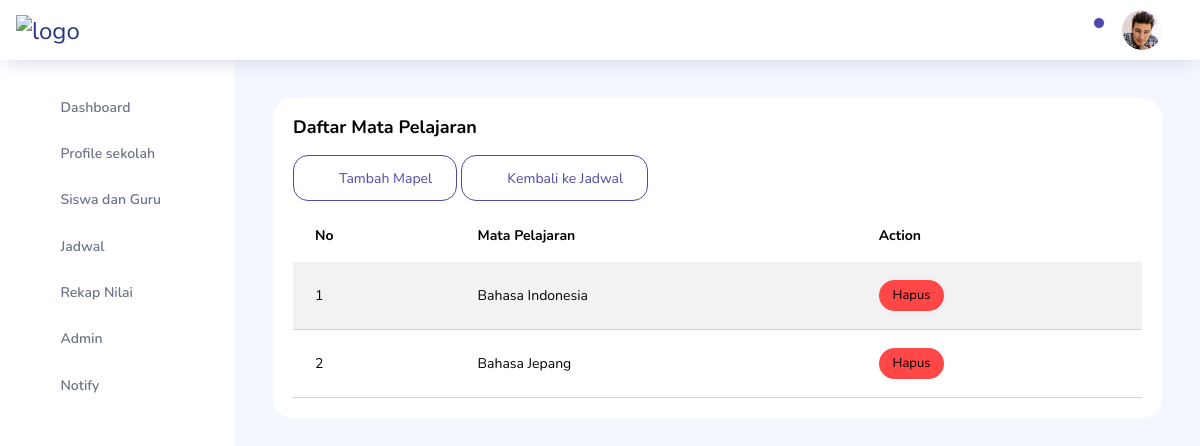
The app's page /admin/dist/pages/Jadwal/Mapel.php (signed in) with its own data.
### tables this page shows
CREATE TABLE `mapel` (
  `id_mapel` int(11) NOT NULL,
  `mapel` varchar(80) NOT NULL
);

### admin/dist/pages/Jadwal/Mapel.php (the view, shortened to what this page needs)
<!DOCTYPE html>
<html lang="en">
<head>
    <link rel="stylesheet" href="../../assets/vendors/feather/feather.css">
    <link rel="stylesheet" href="../../assets/vendors/ti-icons/css/themify-icons.css">
    <link rel="stylesheet" href="../../assets/vendors/css/vendor.bundle.base.css">
    <link rel="stylesheet" href="../../assets/vendors/font-awesome/css/font-awesome.min.css">
    <link rel="stylesheet" href="../../assets/vendors/mdi/css/materialdesignicons.min.css">
    <link rel="stylesheet" href="../../assets/css/style.css">
</head>
<body>
    <div class="container-scroller">
        <nav class="navbar col-lg-12 col-12 p-0 fixed-top d-flex flex-row">
            <div class="text-center navbar-brand-wrapper d-flex align-items-center justify-content-start">
                <a class="navbar-brand brand-logo me-5" href="index.html"><img src="../../logo/Sd.png" class="me-5" alt="logo" /></a>
            </div>
            <div class="navbar-menu-wrapper d-flex align-items-center justify-content-end">
                <button class="navbar-toggler navbar-toggler align-self-center" type="button" data-toggle="minimize">
                    <span class="icon-menu"></span>
                </button>
                <ul class="navbar-nav navbar-nav-right">
                    <li class="nav-item dropdown">
                        <a class="nav-link count-indicator dropdown-toggle" id="notificationDropdown" href="#"
                            data-bs-toggle="dropdown">
                            <i class="icon-bell mx-0"></i>
                            <span class="count"></span>
                        </a>
                    </li>
                    <li class="nav-item nav-profile dropdown">
                        <a class="nav-link dropdown-toggle" href="#" data-bs-toggle="dropdown" id="profileDropdown">
                            <img src="../../assets/images/faces/face28.jpg" alt="profile" />
                        </a>
                    </li>
                </ul>
            </div>
        </nav>
        <div class="container-fluid page-body-wrapper">
            <nav class="sidebar sidebar-offcanvas" id="sidebar">
                <ul class="nav">
                    <li class="nav-item">
                        <a class="nav-link" href="../../admin.php">
                            <i class="mdi mdi-home menu-icon"></i>
                            <span class="menu-title">Dashboard</span>
                        </a>
                    </li>
                    <li class="nav-item">
                        <a class="nav-link" data-bs-toggle="collapse" href="#ui-basic" aria-expanded="false"
                            aria-controls="ui-basic">
                            <i class="mdi mdi-account menu-icon"></i>
                            <span class="menu-title">Profile sekolah</span>
                            <i class="menu-arrow"></i>
                        </a>
                    </li>
                    <li class="nav-item">
                        <a class="nav-link" data-bs-toggle="collapse" href="#form-elements" aria-expanded="false"
                            aria-controls="form-elements">
                            <i class="mdi mdi-camera-front-variant menu-icon"></i>
                            <span class="menu-title">Siswa dan Guru</span>
                            <i class="menu-arrow"></i>
                        </a>
                    </li>
                    <li class="nav-item">
                        <a class="nav-link" data-bs-toggle="collapse" href="#charts" aria-expanded="false" aria-controls="charts">
                            <i class="mdi mdi-calendar-text menu-icon"></i>
                            <span class="menu-title ">Jadwal</span>
                            <i class="menu-arrow"></i>
                        </a>
                    </li>
                    <li class="nav-item">
                        <a class="nav-link" data-bs-toggle="collapse" href="#nilai" aria-expanded="false" aria-controls="nilai">
                            <i class="mdi mdi-pencil-lock menu-icon"></i>
                            <span class="menu-title">Rekap Nilai</span>
                            <i class="menu-arrow"></i>
                        </a>
                    </li>
                    <li class="nav-item">
                        <a class="nav-link" data-bs-toggle="collapse" href="#tables" aria-expanded="false" aria-controls="tables">
                            <i class="mdi mdi-account-key menu-icon"></i>
                            <span class="menu-title">Admin</span>
                            <i class="menu-arrow"></i>
                        </a>
                    </li>
                    <li class="nav-item">
                        <a class="nav-link" data-bs-toggle="collapse" href="#icons" aria-expanded="false" aria-controls="icons">
                            <i class="mdi mdi-bell menu-icon"></i>
                            <span class="menu-title">Notify</span>
                            <i class="menu-arrow"></i>
                        </a>
                    </li>
                </ul>
            </nav>
            <div class="main-panel">
                <div class="content-wrapper">
                    <div class="row">
                        <div class="col-md-12 grid-margin stretch-card">
                            <div class="card">
                                <div class="card-body">
                                    <h3 class="card-title">Daftar Mata Pelajaran</h3>
                                    <a href="add_mapel.php" class="btn btn-outline-primary btn-icon-text btn-fw" style="margin-bottom: 10px;">
                                        <i class="ti-pencil-alt btn-icon-prepend" style="margin-right: 5px;"></i> Tambah Mapel
                                    </a>
                                    <a href="Jadwal.php" class="btn btn-outline-primary btn-icon-text btn-fw" style="margin-bottom: 10px;">
                                        <i class="ti-arrow-left" style="margin-right: 5px;"></i> Kembali ke Jadwal
                                    </a>
                                    <div class="table-responsive">
                                        <?php
                                        include '../../../../koneksi.php';
                                        $query = "SELECT * FROM mapel";
                                        $result = mysqli_query($koneksi, $query);
                                        if (mysqli_num_rows($result) > 0) {
                                        ?>
                                            <table class="table table-striped">
                                                <thead>
                                                    <tr>
                                                        <th>No</th>
                                                        <th>Mata Pelajaran</th>
                                                        <th>Action</th>
                                                    </tr>
                                                </thead>
                                                <tbody>
                                                    <?php
                                                    while ($row = mysqli_fetch_assoc($result)) {
                                                    ?>
                                                        <tr>
                                                            <td><?php echo htmlspecialchars($row['id_mapel']); ?></td>
                                                            <td><?php echo htmlspecialchars($row['mapel']); ?></td>
                                                            <td>
                                                                <button onclick="confirmDelete(<?php echo htmlspecialchars($row['id_mapel']); ?>)"
                                                                    class="btn btn-danger btn-sm">Hapus</button>
                                                            </td>
                                                        </tr>
                                                    <?php
                                                    }
                                                    ?>
                                                </tbody>
                                            </table>
                                        <?php
                                        } else {
                                            echo "<p>Data tidak ditemukan.</p>";
                                        }
                                        ?>
                                    </div>
                                </div>
                            </div>
                        </div>
                    </div>
                </div>
            </div>
        </div>
    </div>
</body>
</html>

### records on screen
mapel: id_mapel "1", mapel "Bahasa Indonesia"
mapel: id_mapel "2", mapel "Bahasa Jepang"
